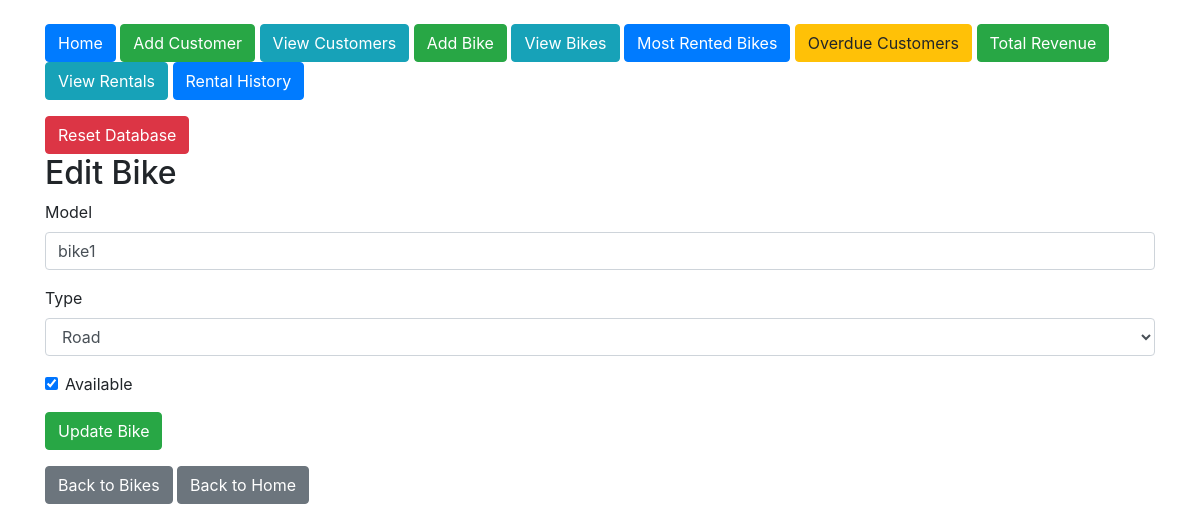
The app's page /edit_bike/1, older data.
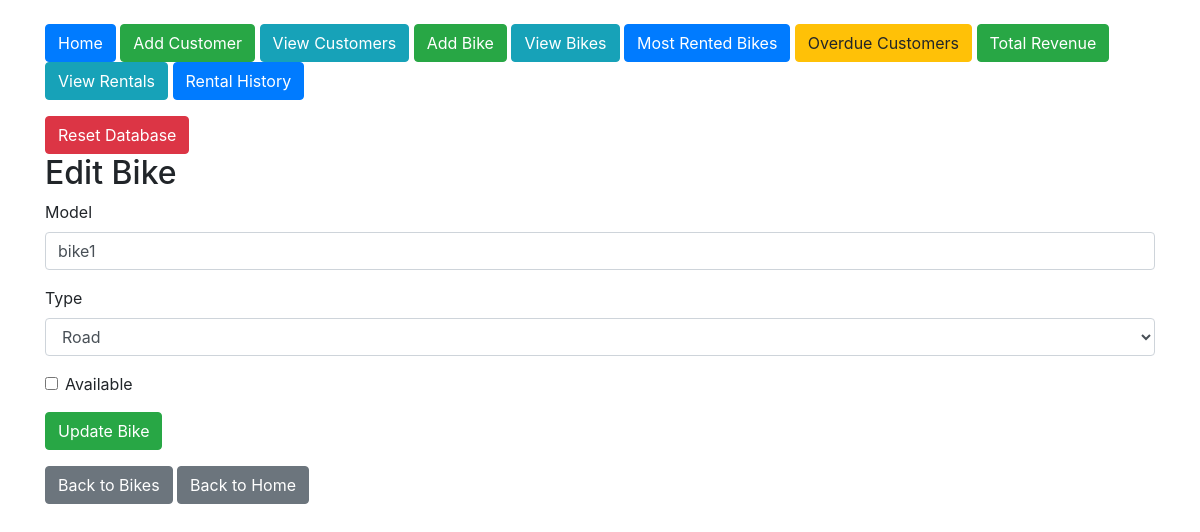
The same page, newer data.
### tables this page shows
CREATE TABLE Bikes (
        bike_id INTEGER PRIMARY KEY AUTOINCREMENT,
        model TEXT NOT NULL,
        type TEXT NOT NULL CHECK (type IN ('road', 'mountain', 'hybrid')),
        availability_status BOOLEAN DEFAULT TRUE
    , price_per_hour REAL DEFAULT 0);

### app.py (the view, shortened to what this page needs)
@app.route('/edit_bike/<int:bike_id>', methods=['GET', 'POST'])
def edit_bike(bike_id):
    conn = connect_db()
    cursor = conn.cursor()
    cursor.execute("SELECT * FROM Bikes WHERE bike_id = ?", (bike_id,))
    bike = cursor.fetchone()
    conn.close()
    return render_template('edit_bike.html', bike=bike)

### app.py (called while the page is built)
def connect_db():
    conn = sqlite3.connect('bike_rental.db')
    conn.row_factory = sqlite3.Row  # Allows accessing columns by name
    return conn

### templates/edit_bike.html (shortened to what this page needs)
{% extends "layout.html" %}
{% block content %}
<h2>Edit Bike</h2>
<form action="{{ url_for('edit_bike', bike_id=bike['bike_id']) }}" method="POST">
    <div class="form-group">
        <label for="model">Model</label>
        <input type="text" class="form-control" id="model" name="model" value="{{ bike['model'] }}" required>
    </div>
    <div class="form-group">
        <label for="type">Type</label>
        <select class="form-control" id="type" name="type" required>
            <option value="road" {% if bike['type'] == 'road' %}selected{% endif %}>Road</option>
        </select>
    </div>
    <div class="form-group form-check">
        <input type="checkbox" class="form-check-input" id="availability_status" name="availability_status" {% if bike['availability_status'] %}checked{% endif %}>
        <label class="form-check-label" for="availability_status">Available</label>
    </div>
    <button type="submit" class="btn btn-success">Update Bike</button>
</form>
<a href="{{ url_for('view_bikes') }}" class="btn btn-secondary mt-3">Back to Bikes</a>
<a href="{{ url_for('index') }}" class="btn btn-secondary mt-3">Back to Home</a>
{% endblock %}

Row changes from the older to the newer data that the page shows:
changed Bikes "bike1": availability_status "☑" → "☐"
